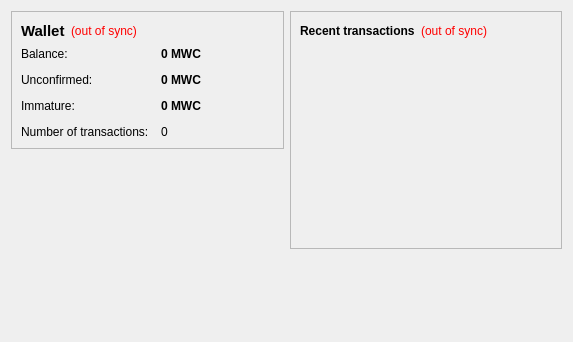
<?xml version="1.0" encoding="UTF-8"?>
<ui version="4.0">
 <class>OverviewPage</class>
 <widget class="QWidget" name="OverviewPage">
  <property name="geometry">
   <rect>
    <x>0</x>
    <y>0</y>
    <width>573</width>
    <height>342</height>
   </rect>
  </property>
  <property name="windowTitle">
   <string>Form</string>
  </property>
  <layout class="QHBoxLayout" name="horizontalLayout" stretch="1,1">
   <item>
    <layout class="QVBoxLayout" name="verticalLayout_2">
     <item>
      <widget class="QFrame" name="frame">
       <property name="frameShape">
        <enum>QFrame::StyledPanel</enum>
       </property>
       <property name="frameShadow">
        <enum>QFrame::Raised</enum>
       </property>
       <layout class="QVBoxLayout" name="verticalLayout_4">
        <item>
         <layout class="QHBoxLayout" name="horizontalLayout_4">
          <item>
           <widget class="QLabel" name="label_5">
            <property name="font">
             <font>
              <pointsize>11</pointsize>
              <weight>75</weight>
              <bold>true</bold>
             </font>
            </property>
            <property name="text">
             <string>Wallet</string>
            </property>
           </widget>
          </item>
          <item>
           <widget class="QLabel" name="labelWalletStatus">
            <property name="toolTip">
             <string>The displayed information may be out of date. Your wallet automatically synchronizes with the MeowCoin network after a connection is established, but this process has not completed yet.</string>
            </property>
            <property name="styleSheet">
             <string notr="true">QLabel { color: red; }</string>
            </property>
            <property name="text">
             <string notr="true">(out of sync)</string>
            </property>
            <property name="alignment">
             <set>Qt::AlignLeading|Qt::AlignLeft|Qt::AlignVCenter</set>
            </property>
           </widget>
          </item>
          <item>
           <spacer name="horizontalSpacer_2">
            <property name="orientation">
             <enum>Qt::Horizontal</enum>
            </property>
            <property name="sizeHint" stdset="0">
             <size>
              <width>40</width>
              <height>20</height>
             </size>
            </property>
           </spacer>
          </item>
         </layout>
        </item>
        <item>
         <layout class="QFormLayout" name="formLayout_2">
          <property name="fieldGrowthPolicy">
           <enum>QFormLayout::AllNonFixedFieldsGrow</enum>
          </property>
          <property name="horizontalSpacing">
           <number>12</number>
          </property>
          <property name="verticalSpacing">
           <number>12</number>
          </property>
          <item row="0" column="0">
           <widget class="QLabel" name="label">
            <property name="text">
             <string>Balance:</string>
            </property>
           </widget>
          </item>
          <item row="0" column="1">
           <widget class="QLabel" name="labelBalance">
            <property name="font">
             <font>
              <weight>75</weight>
              <bold>true</bold>
             </font>
            </property>
            <property name="cursor">
             <cursorShape>IBeamCursor</cursorShape>
            </property>
            <property name="toolTip">
             <string>Your current balance</string>
            </property>
            <property name="text">
             <string notr="true">0 MWC</string>
            </property>
            <property name="textInteractionFlags">
             <set>Qt::LinksAccessibleByMouse|Qt::TextSelectableByKeyboard|Qt::TextSelectableByMouse</set>
            </property>
           </widget>
          </item>
          <item row="1" column="0">
           <widget class="QLabel" name="label_3">
            <property name="text">
             <string>Unconfirmed:</string>
            </property>
           </widget>
          </item>
          <item row="1" column="1">
           <widget class="QLabel" name="labelUnconfirmed">
            <property name="font">
             <font>
              <weight>75</weight>
              <bold>true</bold>
             </font>
            </property>
            <property name="cursor">
             <cursorShape>IBeamCursor</cursorShape>
            </property>
            <property name="toolTip">
             <string>Total of transactions that have yet to be confirmed, and do not yet count toward the current balance</string>
            </property>
            <property name="text">
             <string notr="true">0 MWC</string>
            </property>
            <property name="textInteractionFlags">
             <set>Qt::LinksAccessibleByMouse|Qt::TextSelectableByKeyboard|Qt::TextSelectableByMouse</set>
            </property>
           </widget>
          </item>
          <item row="3" column="0">
           <widget class="QLabel" name="label_2">
            <property name="text">
             <string>Number of transactions:</string>
            </property>
           </widget>
          </item>
          <item row="3" column="1">
           <widget class="QLabel" name="labelNumTransactions">
            <property name="toolTip">
             <string>Total number of transactions in wallet</string>
            </property>
            <property name="text">
             <string notr="true">0</string>
            </property>
           </widget>
          </item>
          <item row="2" column="0">
           <widget class="QLabel" name="labelImmatureText">
            <property name="text">
             <string>Immature:</string>
            </property>
           </widget>
          </item>
          <item row="2" column="1">
           <widget class="QLabel" name="labelImmature">
            <property name="font">
             <font>
              <weight>75</weight>
              <bold>true</bold>
             </font>
            </property>
            <property name="toolTip">
             <string>Mined balance that has not yet matured</string>
            </property>
            <property name="text">
             <string notr="true">0 MWC</string>
            </property>
            <property name="textInteractionFlags">
             <set>Qt::LinksAccessibleByMouse|Qt::TextSelectableByKeyboard|Qt::TextSelectableByMouse</set>
            </property>
           </widget>
          </item>
         </layout>
        </item>
       </layout>
      </widget>
     </item>
     <item>
      <spacer name="verticalSpacer">
       <property name="orientation">
        <enum>Qt::Vertical</enum>
       </property>
       <property name="sizeHint" stdset="0">
        <size>
         <width>20</width>
         <height>40</height>
        </size>
       </property>
      </spacer>
     </item>
    </layout>
   </item>
   <item>
    <layout class="QVBoxLayout" name="verticalLayout_3">
     <item>
      <widget class="QFrame" name="frame_2">
       <property name="frameShape">
        <enum>QFrame::StyledPanel</enum>
       </property>
       <property name="frameShadow">
        <enum>QFrame::Raised</enum>
       </property>
       <layout class="QVBoxLayout" name="verticalLayout">
        <item>
         <layout class="QHBoxLayout" name="horizontalLayout_2">
          <item>
           <widget class="QLabel" name="label_4">
            <property name="text">
             <string>&lt;b&gt;Recent transactions&lt;/b&gt;</string>
            </property>
           </widget>
          </item>
          <item>
           <widget class="QLabel" name="labelTransactionsStatus">
            <property name="toolTip">
             <string>The displayed information may be out of date. Your wallet automatically synchronizes with the MeowCoin network after a connection is established, but this process has not completed yet.</string>
            </property>
            <property name="styleSheet">
             <string notr="true">QLabel { color: red; }</string>
            </property>
            <property name="text">
             <string notr="true">(out of sync)</string>
            </property>
            <property name="alignment">
             <set>Qt::AlignRight|Qt::AlignTrailing|Qt::AlignVCenter</set>
            </property>
           </widget>
          </item>
          <item>
           <spacer name="horizontalSpacer">
            <property name="orientation">
             <enum>Qt::Horizontal</enum>
            </property>
            <property name="sizeHint" stdset="0">
             <size>
              <width>40</width>
              <height>20</height>
             </size>
            </property>
           </spacer>
          </item>
         </layout>
        </item>
        <item>
         <widget class="QListView" name="listTransactions">
          <property name="styleSheet">
           <string notr="true">QListView { background: transparent; }</string>
          </property>
          <property name="frameShape">
           <enum>QFrame::NoFrame</enum>
          </property>
          <property name="verticalScrollBarPolicy">
           <enum>Qt::ScrollBarAlwaysOff</enum>
          </property>
          <property name="horizontalScrollBarPolicy">
           <enum>Qt::ScrollBarAlwaysOff</enum>
          </property>
          <property name="selectionMode">
           <enum>QAbstractItemView::NoSelection</enum>
          </property>
         </widget>
        </item>
       </layout>
      </widget>
     </item>
     <item>
      <spacer name="verticalSpacer_2">
       <property name="orientation">
        <enum>Qt::Vertical</enum>
       </property>
       <property name="sizeHint" stdset="0">
        <size>
         <width>20</width>
         <height>40</height>
        </size>
       </property>
      </spacer>
     </item>
    </layout>
   </item>
  </layout>
 </widget>
 <resources/>
 <connections/>
</ui>
